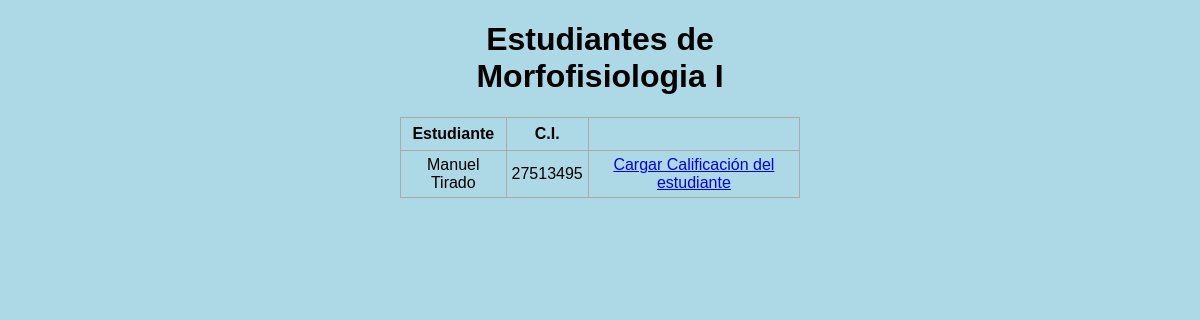
Screenshot of /estudiantes_notas/1151 with the database file from the repository.
### inscripcion.py (models this page shows, shortened)
class Asignatura(db.Model):
    cod_asig = db.Column(db.Integer, primary_key=True)
    nombre = db.Column(db.String(200), nullable=False)
    unidad_creditos = db.Column(db.Integer)

class Estudiante(db.Model):
    cod_estudiante = db.Column(db.Integer, primary_key=True, autoincrement=True)
    nombre = db.Column(db.String(200), nullable=False)
    cedula = db.Column(db.Integer)
    nacimiento = db.Column(db.DateTime)
    telefono = db.Column(db.Integer)
    correo = db.Column(db.String(200), nullable=False)
    fecha_inscripcion = db.Column(db.DateTime, default=datetime.utcnow)
    direccion = db.Column(db.String(200), nullable=False)
    forma_ingreso = db.Column(db.String(200), nullable=False)

### inscripcion.py (the view)
@app.route('/estudiantes_notas/<int:id>', methods=['GET', 'POST'])
def listar_estudiantes_notas(id):
    asignatura = Asignatura.query.get_or_404(id)
    cursando = Cursando.query.filter_by(cod_asig=asignatura.cod_asig).all()
    codigos_estudiantes = [cursando.cod_estudiante for cursando in cursando]
    estudiantes = Estudiante.query.filter(Estudiante.cod_estudiante.in_(codigos_estudiantes)).all()
    if request.method == 'POST':
        pass
    else:
        return render_template('estudiantes_notas.html', estudiantes=estudiantes, asignatura = asignatura)

### templates/estudiantes_notas.html (shortened to what this page needs)
{% extends 'base.html' %}
{% block body %}
<div class="content">
    <h1 style="text-align: center">Estudiantes de {{asignatura.nombre}}</h1>
    {% if estudiantes|length < 1 %}
    <h4 style="text-align: center">No hay estudiantes registrados aún!</h4>
    {% else %}
    <table>
        <tr>
            <th>Estudiante</th>
            <th>C.I.</th>
        </tr>
        {% for estudiante in estudiantes %}
        <tr>
            <td>{{ estudiante.nombre }}</td>
            <td>{{ estudiante.cedula }}</td>
            <td>
                <a href="/carga_notas/{{estudiante.cod_estudiante}}/{{asignatura.cod_asig}}">Cargar Calificación del estudiante</a>
            </td>
        </tr>
        {% endfor %}
    </table>
    {% endif %}
</div>
{% endblock %}

### static/css/main.css (style rules this page uses)
body, html { margin: 0; font-family: sans-serif; background-color: lightblue; }
.content { margin: 0 auto; width: 400px; }
table, td, th { border: 1px solid #aaa; }
table { border-collapse: collapse; width: 100%; }
th { height: 30px; }
td { text-align: center; padding: 5px; }

### rows the page displays
Asignatura: nombre "Morfofisiologia I"
Estudiante: nombre "Manuel Tirado", cedula "27513495"
